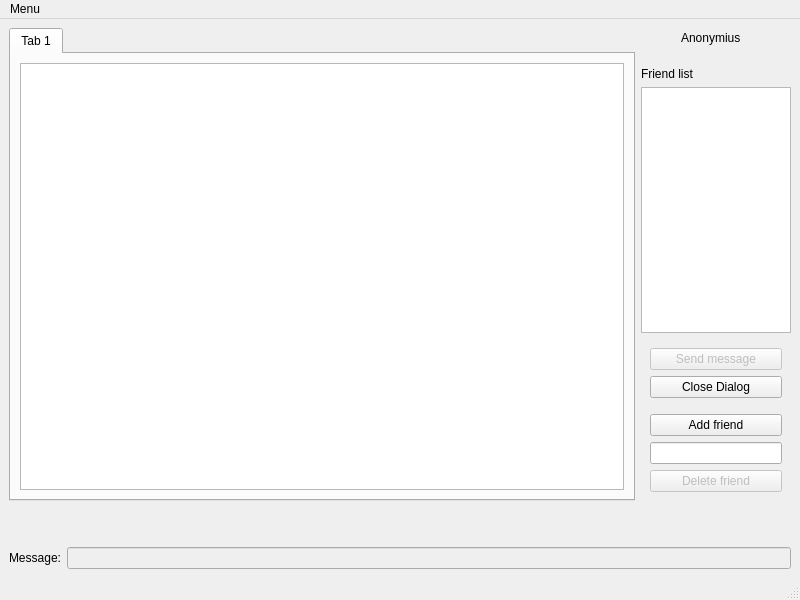
<?xml version="1.0" encoding="UTF-8"?>
<ui version="4.0">
 <class>MainWindow</class>
 <widget class="QMainWindow" name="MainWindow">
  <property name="geometry">
   <rect>
    <x>0</x>
    <y>0</y>
    <width>800</width>
    <height>600</height>
   </rect>
  </property>
  <property name="windowTitle">
   <string>MainWindow</string>
  </property>
  <widget class="QWidget" name="centralwidget">
   <layout class="QGridLayout" name="gridLayout_8">
    <item row="0" column="0">
     <layout class="QGridLayout" name="gridLayout_7">
      <item row="0" column="0">
       <widget class="QTabWidget" name="tabWidget">
        <property name="currentIndex">
         <number>0</number>
        </property>
        <widget class="QWidget" name="tab">
         <attribute name="title">
          <string>Tab 1</string>
         </attribute>
         <layout class="QGridLayout" name="gridLayout_3">
          <item row="0" column="0">
           <widget class="QTextEdit" name="textEdit">
            <property name="enabled">
             <bool>true</bool>
            </property>
            <property name="readOnly">
             <bool>true</bool>
            </property>
            <property name="acceptRichText">
             <bool>true</bool>
            </property>
           </widget>
          </item>
         </layout>
        </widget>
       </widget>
      </item>
      <item row="0" column="1">
       <layout class="QGridLayout" name="gridLayout_6">
        <item row="0" column="0">
         <layout class="QGridLayout" name="gridLayout_4">
          <item row="0" column="0">
           <spacer name="horizontalSpacer">
            <property name="orientation">
             <enum>Qt::Horizontal</enum>
            </property>
            <property name="sizeType">
             <enum>QSizePolicy::Fixed</enum>
            </property>
            <property name="sizeHint" stdset="0">
             <size>
              <width>40</width>
              <height>20</height>
             </size>
            </property>
           </spacer>
          </item>
          <item row="0" column="1">
           <widget class="QLabel" name="labelNickname">
            <property name="text">
             <string>Anonymius</string>
            </property>
           </widget>
          </item>
          <item row="0" column="2">
           <spacer name="horizontalSpacer_2">
            <property name="orientation">
             <enum>Qt::Horizontal</enum>
            </property>
            <property name="sizeType">
             <enum>QSizePolicy::Fixed</enum>
            </property>
            <property name="sizeHint" stdset="0">
             <size>
              <width>40</width>
              <height>20</height>
             </size>
            </property>
           </spacer>
          </item>
         </layout>
        </item>
        <item row="1" column="0">
         <spacer name="verticalSpacer_3">
          <property name="orientation">
           <enum>Qt::Vertical</enum>
          </property>
          <property name="sizeType">
           <enum>QSizePolicy::Fixed</enum>
          </property>
          <property name="sizeHint" stdset="0">
           <size>
            <width>20</width>
            <height>13</height>
           </size>
          </property>
         </spacer>
        </item>
        <item row="2" column="0">
         <widget class="QLabel" name="label">
          <property name="text">
           <string>Friend list</string>
          </property>
         </widget>
        </item>
        <item row="3" column="0">
         <widget class="QListView" name="listViewFriends">
          <property name="sizePolicy">
           <sizepolicy hsizetype="Fixed" vsizetype="Expanding">
            <horstretch>0</horstretch>
            <verstretch>0</verstretch>
           </sizepolicy>
          </property>
          <property name="minimumSize">
           <size>
            <width>150</width>
            <height>0</height>
           </size>
          </property>
          <property name="maximumSize">
           <size>
            <width>150</width>
            <height>16777215</height>
           </size>
          </property>
         </widget>
        </item>
        <item row="4" column="0">
         <widget class="QWidget" name="widgetAtions" native="true">
          <layout class="QGridLayout" name="gridLayout_5">
           <item row="0" column="0">
            <layout class="QGridLayout" name="gridLayout_2">
             <item row="3" column="0">
              <widget class="QPushButton" name="pushButtonAddFriend">
               <property name="text">
                <string>Add friend</string>
               </property>
              </widget>
             </item>
             <item row="2" column="0">
              <spacer name="verticalSpacer_4">
               <property name="orientation">
                <enum>Qt::Vertical</enum>
               </property>
               <property name="sizeType">
                <enum>QSizePolicy::Fixed</enum>
               </property>
               <property name="sizeHint" stdset="0">
                <size>
                 <width>20</width>
                 <height>10</height>
                </size>
               </property>
              </spacer>
             </item>
             <item row="0" column="0">
              <widget class="QPushButton" name="pushButtonSMessage">
               <property name="enabled">
                <bool>false</bool>
               </property>
               <property name="text">
                <string>Send message</string>
               </property>
              </widget>
             </item>
             <item row="5" column="0">
              <widget class="QPushButton" name="pushButtonDelFriend">
               <property name="enabled">
                <bool>false</bool>
               </property>
               <property name="text">
                <string>Delete friend</string>
               </property>
              </widget>
             </item>
             <item row="1" column="0">
              <widget class="QPushButton" name="pushButtonCloseDialog">
               <property name="text">
                <string>Close Dialog</string>
               </property>
              </widget>
             </item>
             <item row="4" column="0">
              <widget class="QLineEdit" name="lineEditAddFriend">
               <property name="sizePolicy">
                <sizepolicy hsizetype="Minimum" vsizetype="Fixed">
                 <horstretch>0</horstretch>
                 <verstretch>0</verstretch>
                </sizepolicy>
               </property>
              </widget>
             </item>
            </layout>
           </item>
          </layout>
         </widget>
        </item>
       </layout>
      </item>
      <item row="1" column="0">
       <spacer name="verticalSpacer">
        <property name="orientation">
         <enum>Qt::Vertical</enum>
        </property>
        <property name="sizeType">
         <enum>QSizePolicy::Fixed</enum>
        </property>
        <property name="sizeHint" stdset="0">
         <size>
          <width>20</width>
          <height>40</height>
         </size>
        </property>
       </spacer>
      </item>
      <item row="1" column="1">
       <spacer name="verticalSpacer_2">
        <property name="orientation">
         <enum>Qt::Vertical</enum>
        </property>
        <property name="sizeType">
         <enum>QSizePolicy::Fixed</enum>
        </property>
        <property name="sizeHint" stdset="0">
         <size>
          <width>20</width>
          <height>40</height>
         </size>
        </property>
       </spacer>
      </item>
      <item row="2" column="0" colspan="2">
       <layout class="QGridLayout" name="gridLayout">
        <item row="0" column="0">
         <widget class="QLabel" name="label_2">
          <property name="text">
           <string>Message:</string>
          </property>
         </widget>
        </item>
        <item row="0" column="1">
         <widget class="QLineEdit" name="lineEditMessage">
          <property name="enabled">
           <bool>false</bool>
          </property>
         </widget>
        </item>
       </layout>
      </item>
     </layout>
    </item>
   </layout>
  </widget>
  <widget class="QMenuBar" name="menubar">
   <property name="geometry">
    <rect>
     <x>0</x>
     <y>0</y>
     <width>800</width>
     <height>19</height>
    </rect>
   </property>
   <widget class="QMenu" name="menuMenu">
    <property name="title">
     <string>Menu</string>
    </property>
   </widget>
   <addaction name="menuMenu"/>
  </widget>
  <widget class="QStatusBar" name="statusbar"/>
 </widget>
 <resources/>
 <connections/>
</ui>
